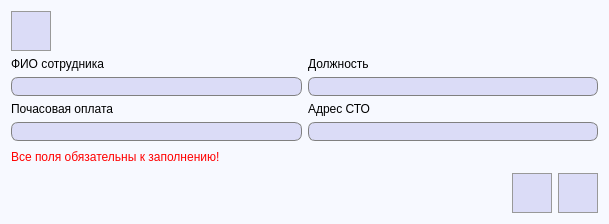
<?xml version="1.0" encoding="UTF-8"?>
<ui version="4.0">
 <class>ViewUpdateEmployee</class>
 <widget class="QDialog" name="ViewUpdateEmployee">
  <property name="geometry">
   <rect>
    <x>0</x>
    <y>0</y>
    <width>609</width>
    <height>224</height>
   </rect>
  </property>
  <property name="windowTitle">
   <string>Просмотр и редактирование информации о сотруднике</string>
  </property>
  <property name="styleSheet">
   <string notr="true">QDialog {
	background-color: #f7f9ff;
}</string>
  </property>
  <layout class="QGridLayout" name="gridLayout_2">
   <item row="2" column="1" colspan="3">
    <spacer name="horizontalSpacer_2">
     <property name="orientation">
      <enum>Qt::Horizontal</enum>
     </property>
     <property name="sizeHint" stdset="0">
      <size>
       <width>40</width>
       <height>20</height>
      </size>
     </property>
    </spacer>
   </item>
   <item row="1" column="0" colspan="4">
    <layout class="QGridLayout" name="gridLayout">
     <item row="3" column="0">
      <widget class="QLineEdit" name="hourlyPayment">
       <property name="font">
        <font>
         <pointsize>10</pointsize>
        </font>
       </property>
       <property name="styleSheet">
        <string notr="true">QLineEdit {
	border: 1px solid gray;
    border-radius: 7px;
    background-color: #dbdcf7;
	padding-left: 3px;
}</string>
       </property>
       <property name="frame">
        <bool>true</bool>
       </property>
       <property name="readOnly">
        <bool>true</bool>
       </property>
      </widget>
     </item>
     <item row="1" column="0">
      <widget class="QLineEdit" name="workerFMLname">
       <property name="font">
        <font>
         <pointsize>10</pointsize>
        </font>
       </property>
       <property name="styleSheet">
        <string notr="true">QLineEdit {
	border: 1px solid gray;
    border-radius: 7px;
    background-color: #dbdcf7;
	padding-left: 3px;
}</string>
       </property>
       <property name="frame">
        <bool>true</bool>
       </property>
       <property name="readOnly">
        <bool>true</bool>
       </property>
      </widget>
     </item>
     <item row="2" column="0">
      <widget class="QLabel" name="label_3">
       <property name="font">
        <font>
         <pointsize>9</pointsize>
        </font>
       </property>
       <property name="text">
        <string>Почасовая оплата</string>
       </property>
      </widget>
     </item>
     <item row="3" column="1">
      <widget class="QLineEdit" name="serviceNumber">
       <property name="font">
        <font>
         <pointsize>10</pointsize>
        </font>
       </property>
       <property name="styleSheet">
        <string notr="true">QLineEdit {
	border: 1px solid gray;
    border-radius: 7px;
    background-color: #dbdcf7;
	padding-left: 3px;
}</string>
       </property>
       <property name="frame">
        <bool>true</bool>
       </property>
       <property name="readOnly">
        <bool>true</bool>
       </property>
      </widget>
     </item>
     <item row="1" column="1">
      <widget class="QLineEdit" name="workerPosition">
       <property name="font">
        <font>
         <pointsize>10</pointsize>
        </font>
       </property>
       <property name="styleSheet">
        <string notr="true">QLineEdit {
	border: 1px solid gray;
    border-radius: 7px;
    background-color: #dbdcf7;
	padding-left: 3px;
}</string>
       </property>
       <property name="frame">
        <bool>true</bool>
       </property>
       <property name="readOnly">
        <bool>true</bool>
       </property>
      </widget>
     </item>
     <item row="0" column="0">
      <widget class="QLabel" name="label">
       <property name="font">
        <font>
         <pointsize>9</pointsize>
        </font>
       </property>
       <property name="text">
        <string>ФИО сотрудника</string>
       </property>
      </widget>
     </item>
     <item row="0" column="1">
      <widget class="QLabel" name="label_2">
       <property name="font">
        <font>
         <pointsize>9</pointsize>
        </font>
       </property>
       <property name="text">
        <string>Должность</string>
       </property>
      </widget>
     </item>
     <item row="2" column="1">
      <widget class="QLabel" name="label_4">
       <property name="font">
        <font>
         <pointsize>9</pointsize>
        </font>
       </property>
       <property name="text">
        <string>Адрес СТО</string>
       </property>
      </widget>
     </item>
    </layout>
   </item>
   <item row="0" column="0">
    <widget class="QPushButton" name="updateEmployeeInfoButton">
     <property name="enabled">
      <bool>false</bool>
     </property>
     <property name="minimumSize">
      <size>
       <width>40</width>
       <height>40</height>
      </size>
     </property>
     <property name="maximumSize">
      <size>
       <width>40</width>
       <height>40</height>
      </size>
     </property>
     <property name="toolTip">
      <string>Редактировать информацию</string>
     </property>
     <property name="styleSheet">
      <string notr="true">QPushButton {
	background-color: #dbdcf7;
	border: 1px solid #999999;
}

QPushButton:hover {
	background-color: #d5d6f0;
	border: 1px solid #acacac;
}

QPushButton:pressed {
	background-color: #cbcde6;
	border: 2px solid #999999;
}</string>
     </property>
     <property name="text">
      <string/>
     </property>
     <property name="icon">
      <iconset resource="../../images.qrc">
       <normaloff>:/images/edit.png</normaloff>:/images/edit.png</iconset>
     </property>
     <property name="iconSize">
      <size>
       <width>32</width>
       <height>32</height>
      </size>
     </property>
     <property name="autoDefault">
      <bool>false</bool>
     </property>
    </widget>
   </item>
   <item row="2" column="0">
    <widget class="QLabel" name="errorLabel">
     <property name="font">
      <font>
       <pointsize>9</pointsize>
      </font>
     </property>
     <property name="styleSheet">
      <string notr="true">QLabel {
	color: red;
}</string>
     </property>
     <property name="text">
      <string>Все поля обязательны к заполнению!</string>
     </property>
    </widget>
   </item>
   <item row="3" column="3">
    <widget class="QPushButton" name="saveUpdatedInfo">
     <property name="enabled">
      <bool>false</bool>
     </property>
     <property name="minimumSize">
      <size>
       <width>40</width>
       <height>40</height>
      </size>
     </property>
     <property name="maximumSize">
      <size>
       <width>40</width>
       <height>40</height>
      </size>
     </property>
     <property name="toolTip">
      <string>Сохранить изменения</string>
     </property>
     <property name="styleSheet">
      <string notr="true">QPushButton {
	background-color: #dbdcf7;
	border: 1px solid #999999;
}

QPushButton:hover {
	background-color: #d5d6f0;
	border: 1px solid #acacac;
}

QPushButton:pressed {
	background-color: #cbcde6;
	border: 2px solid #999999;
}</string>
     </property>
     <property name="text">
      <string/>
     </property>
     <property name="icon">
      <iconset resource="../../images.qrc">
       <normaloff>:/images/save.png</normaloff>:/images/save.png</iconset>
     </property>
     <property name="iconSize">
      <size>
       <width>27</width>
       <height>27</height>
      </size>
     </property>
     <property name="autoDefault">
      <bool>false</bool>
     </property>
    </widget>
   </item>
   <item row="3" column="2">
    <widget class="QPushButton" name="deleteEmployeeButton">
     <property name="enabled">
      <bool>false</bool>
     </property>
     <property name="minimumSize">
      <size>
       <width>40</width>
       <height>40</height>
      </size>
     </property>
     <property name="maximumSize">
      <size>
       <width>40</width>
       <height>40</height>
      </size>
     </property>
     <property name="toolTip">
      <string>Удалить информацию о сотруднике</string>
     </property>
     <property name="styleSheet">
      <string notr="true">QPushButton {
	background-color: #dbdcf7;
	border: 1px solid #999999;
}

QPushButton:hover {
	background-color: #d5d6f0;
	border: 1px solid #acacac;
}

QPushButton:pressed {
	background-color: #cbcde6;
	border: 2px solid #999999;
}</string>
     </property>
     <property name="text">
      <string/>
     </property>
     <property name="icon">
      <iconset resource="../../images.qrc">
       <normaloff>:/images/clearList.png</normaloff>:/images/clearList.png</iconset>
     </property>
     <property name="iconSize">
      <size>
       <width>50</width>
       <height>50</height>
      </size>
     </property>
     <property name="autoDefault">
      <bool>false</bool>
     </property>
    </widget>
   </item>
  </layout>
 </widget>
 <tabstops>
  <tabstop>updateEmployeeInfoButton</tabstop>
  <tabstop>workerFMLname</tabstop>
  <tabstop>workerPosition</tabstop>
  <tabstop>hourlyPayment</tabstop>
  <tabstop>serviceNumber</tabstop>
  <tabstop>deleteEmployeeButton</tabstop>
  <tabstop>saveUpdatedInfo</tabstop>
 </tabstops>
 <resources>
  <include location="../../images.qrc"/>
 </resources>
 <connections/>
</ui>
